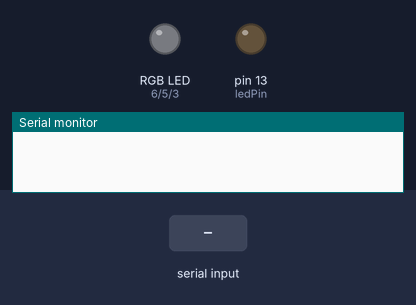
The sketch below on a simulated Arduino Uno, built with avr-gcc and run on an emulated ATmega328P. On the bench: an RGB LED mixed from three pins (HIGH = lit), output pins drawn as LEDs (lit = HIGH), the last lines printed to the serial monitor. Inputs (shaded band) come from the test bench. Dim RGB values are drawn brighter than linear.

Above: at 1.2 s.
1.3 s: "90,45\n" received over Serial
At 2.6 s:
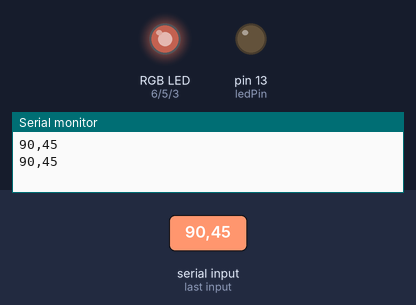
2.9 s: "5\n" received over Serial
At 3.8 s:
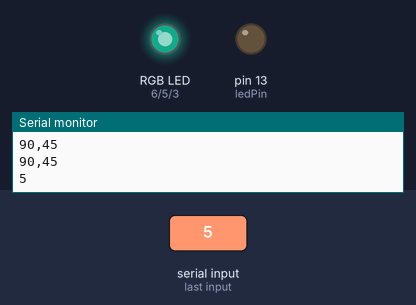
4.5 s: "30,150\n" received over Serial
At 5.2 s:
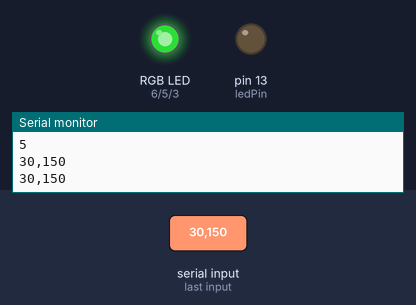
6.1 s: "90\n" received over Serial
At 7.4 s:
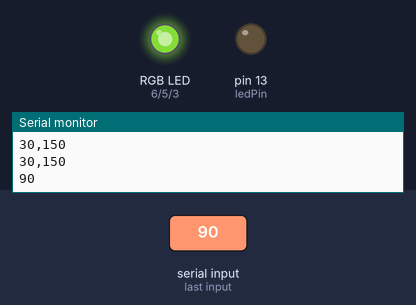
7.7 s: "200\n" received over Serial
At 8.7 s:
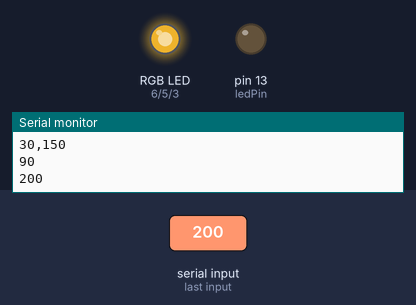
Timing chart, 0 to 10.3 s (numbered marks = the images above; inputs shaded):
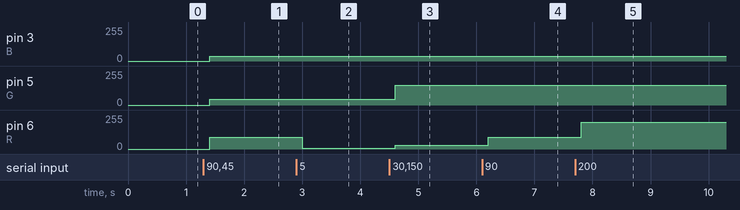

The sketch:

Arduino.ino
```cpp
/*
// Первая версия программы на вывод цветов
char commandValue; // данные, поступаемые с последовательного порта
int r = 3, g = 6, b = 7, ledPin = 13; // встроенный светодиод

void setup() {
  pinMode(ledPin, OUTPUT); // режим на вывод данных
  pinMode(r, OUTPUT); // режим на вывод данных
  pinMode(g, OUTPUT); // режим на вывод данных
  pinMode(b, OUTPUT); // режим на вывод данных
  Serial.begin(9600);
}

void loop() {
  if (Serial.available()) {
    commandValue = Serial.read();
    Serial.write(commandValue);
  }

  switch(commandValue) {
    case '3':
      digitalWrite(r, HIGH); // включаем светодиод
      digitalWrite(ledPin, HIGH);
      break;
    case '2':
      digitalWrite(g, HIGH); // включаем светодиод
      break;
    case '1':
      digitalWrite(b, HIGH); // включаем светодиод
      break;
    default:
      digitalWrite(ledPin, LOW); // в противном случае выключаем
      digitalWrite(r, LOW);
      digitalWrite(g, LOW);
      digitalWrite(b, LOW);
  }
  delay(10); // задержка перед следующим чтением данных
}
*/

// Динамическое изменение цвета
#define R 6
#define G 5
#define B 3
#define ledPin 13
int brg = 0, r=0, g=0, b=0, t;

int recdata[10];
int bytes = 0;

String s;

void setup() {
  pinMode(ledPin, OUTPUT); // режим на вывод данных
  pinMode(R, OUTPUT); // режим на вывод данных
  pinMode(G, OUTPUT); // режим на вывод данных
  pinMode(B, OUTPUT); // режим на вывод данных
  Serial.begin(9600);
  Serial.setTimeout(100);
}

void loop() {
  if (Serial.available() > 1) {
    char str[11];
    int amount = Serial.readBytesUntil(";", str, 11);
    str[amount] = NULL;

    int data[3];         // буфер интов
    int count = 0;        // счётчик интов
    char* offset = str;   // указатель для работы
    while (true) {
       data[count++] = atoi(offset); // пишем число в буфер
       offset = strchr(offset, ','); // поиск следующей запятой
       if (offset) offset++;         // если это не NULL - продолжаем
       else break;                   // иначе покидаем цикл
     }

    r = data[0];
    g = data[1];
    b = data[2];

   for (int i = 0; i < count; i++) Serial.println(str);

    //digitalWrite(ledPin, HIGH);
  }


  analogWrite(R, r);
  analogWrite(G, g);
  analogWrite(B, b);
  delay(1); // задержка перед следующим чтением данных
}
```

Measured:
- after the input at 1.3 s, pin 3 (B): 0/255 → 37/255 after 0.11 s; pin 5 (G): 0/255 → 45/255 after 0.11 s; pin 6 (R): 0/255 → 90/255 after 0.11 s
- after the input at 2.9 s, pin 6 (R): 90/255 → 5/255 after 0.10 s
- after the input at 4.5 s, pin 5 (G): 45/255 → 150/255 after 0.11 s; pin 6 (R): 5/255 → 30/255 after 0.11 s
- after the input at 6.1 s, pin 6 (R): 30/255 → 90/255 after 0.10 s
- after the input at 7.7 s, pin 6 (R): 90/255 → 200/255 after 0.10 s
